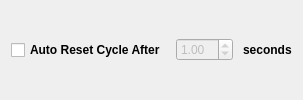
           <widget class="QWidget" name="resetCyclePage">
            <layout class="QVBoxLayout" name="verticalLayout_14">
             <item>
              <layout class="QHBoxLayout" name="horizontalLayout_7">
               <property name="spacing">
                <number>10</number>
               </property>
               <item>
                <widget class="QCheckBox" name="autoResetCycleCheckBox">
                 <property name="enabled">
                  <bool>true</bool>
                 </property>
                 <property name="font">
                  <font>
                   <weight>75</weight>
                   <bold>true</bold>
                  </font>
                 </property>
                 <property name="text">
                  <string>Auto Reset Cycle After</string>
                 </property>
                </widget>
               </item>
               <item>
                <widget class="QDoubleSpinBox" name="resetCycleDoubleSpinBox">
                 <property name="enabled">
                  <bool>false</bool>
                 </property>
                 <property name="maximum">
                  <double>60.000000000000000</double>
                 </property>
                 <property name="singleStep">
                  <double>0.500000000000000</double>
                 </property>
                 <property name="value">
                  <double>1.000000000000000</double>
                 </property>
                </widget>
               </item>
               <item>
                <widget class="QLabel" name="resetCycleSecondsLabel">
                 <property name="enabled">
                  <bool>true</bool>
                 </property>
                 <property name="font">
                  <font>
                   <weight>75</weight>
                   <bold>true</bold>
                  </font>
                 </property>
                 <property name="text">
                  <string>seconds</string>
                 </property>
                </widget>
               </item>
              </layout>
             </item>
            </layout>
           </widget>
